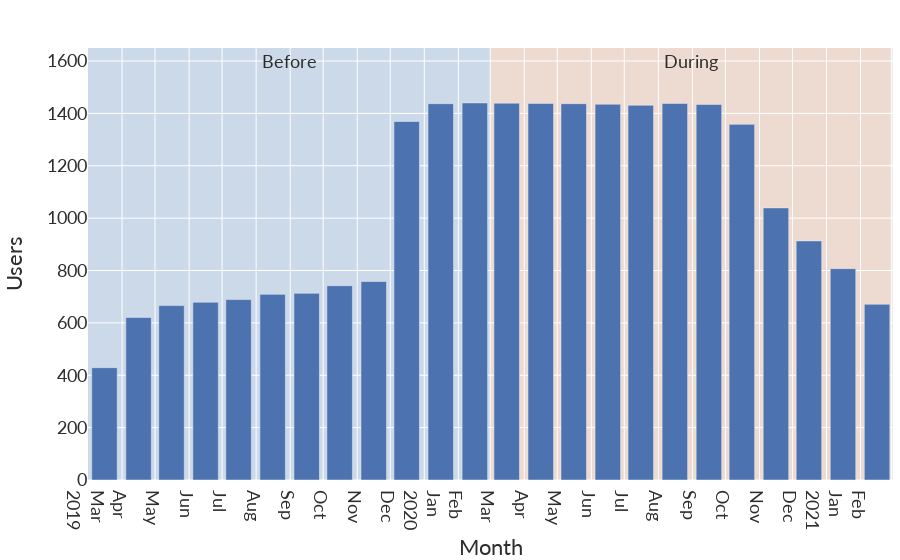

This figure's notebook cell:
### Code cell
user_counts = df.groupby(['id','series','ageRange']).median().unstack('series')['steps'].count()

fig = px.bar(x=user_counts.index, y=user_counts, labels={ 'x': 'Date', 'y': 'Users' })

annotate_before_after(fig, True, 1600)
style_plot(fig)
fig.update_layout(height=300)
fig.update_xaxes(title="Month")
fig.update_xaxes(
    dtick="M1",
    tickformat="%b\n%Y")

fig.show()

### Figure 1 — Plotly figure (JSON) as saved in the notebook; plotly's stock layout.template omitted (floating-point values rounded to 4 significant figures)
{"data": [{"alignmentgroup": "True", "hovertemplate": "Date=%{x}<br>Users=%{y}<extra></extra>", "legendgroup": "", "marker": {"color": "rgb(76,114,176)", "pattern": {"shape": ""}}, "name": "", "offsetgroup": "", "orientation": "v", "showlegend": false, "textposition": "auto", "type": "bar", "x": ["2019-03-16", "2019-04-16", "2019-05-16", "2019-06-16", "2019-07-16", "2019-08-16", "2019-09-16", "2019-10-16", "2019-11-16", "2019-12-16", "2020-01-16", "2020-02-16", "2020-03-16", "2020-04-16", "2020-05-16", "2020-06-16", "2020-07-16", "2020-08-16", "2020-09-16", "2020-10-16", "2020-11-16", "2020-12-16", "2021-01-16", "2021-02-16"], "xaxis": "x", "y": [429, 621, 666, 679, 689, 709, 713, 742, 758, 1369, 1437, 1440, 1439, 1438, 1437, 1435, 1431, 1438, 1434, 1358, 1039, 913, 807, 671], "yaxis": "y"}], "layout": {"annotations": [{"showarrow": false, "text": "Before", "x": "2019-08-31T00:00:00", "y": 1600}, {"showarrow": false, "text": "During", "x": "2020-08-30T12:00:00", "y": 1600}], "autosize": true, "barmode": "relative", "font": {"color": "#2D2D2D", "family": "Lato, sans-serif", "size": 18}, "legend": {"bgcolor": "rgba(255,255,255, 0.0)", "tracegroupgap": 0, "x": 0.99, "xanchor": "right", "y": 0.99, "yanchor": "top"}, "margin": {"b": 32, "l": 0, "r": 0, "t": 48}, "shapes": [{"fillcolor": "#1F77B4", "layer": "below", "line": {"width": 0}, "opacity": 0.15, "type": "rect", "x0": "2019-03-01T00:00:00", "x1": "2020-03-01T00:00:00", "xref": "x", "y0": 0, "y1": 1, "yref": "y domain"}, {"fillcolor": "#FF7F0E", "layer": "below", "line": {"width": 0}, "opacity": 0.15, "type": "rect", "x0": "2020-03-01T00:00:00", "x1": "2021-03-01T00:00:00", "xref": "x", "y0": 0, "y1": 1, "yref": "y domain"}], "title": {"font": {"size": 24}}, "xaxis": {"anchor": "y", "autorange": true, "domain": [0, 1], "dtick": "M1", "range": ["2019-03-01", "2021-03-02 12:00"], "tickfont": {"size": 18}, "tickformat": "%b\n%Y", "title": {"text": "Month"}, "type": "date"}, "yaxis": {"anchor": "x", "autorange": true, "domain": [0, 1], "range": [0, 1690.0], "tickfont": {"size": 18}, "title": {"standoff": 32, "text": "Users"}, "type": "linear"}, "yaxis2": {"title": {"standoff": 32}}}}
